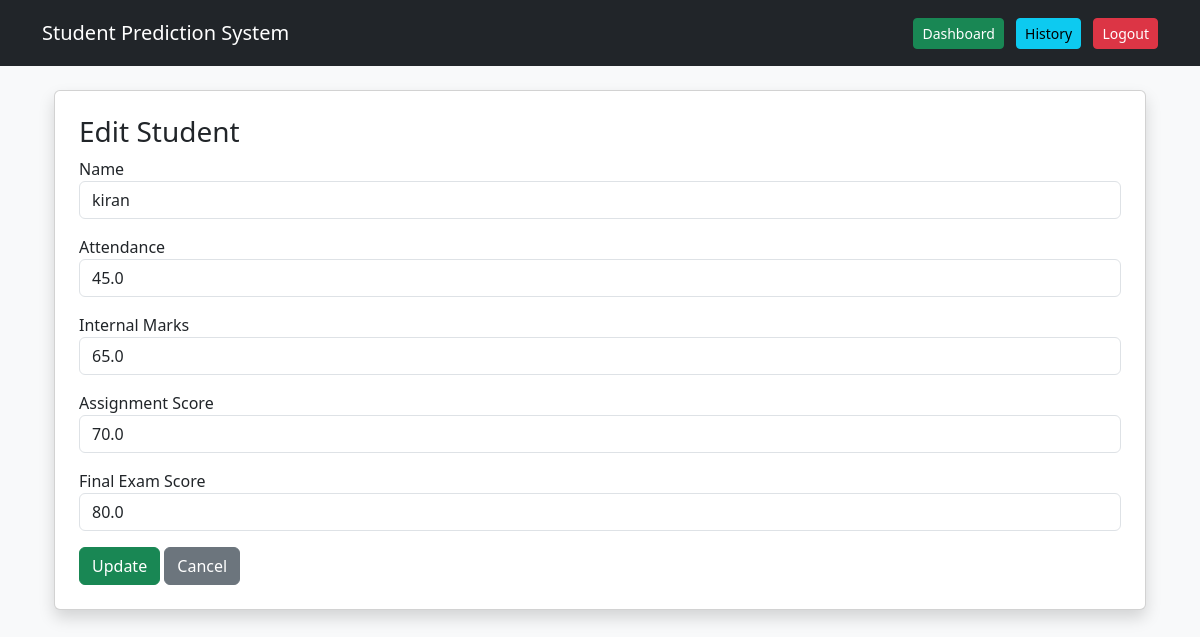
The app's page /edit/3/ (signed in), older data.
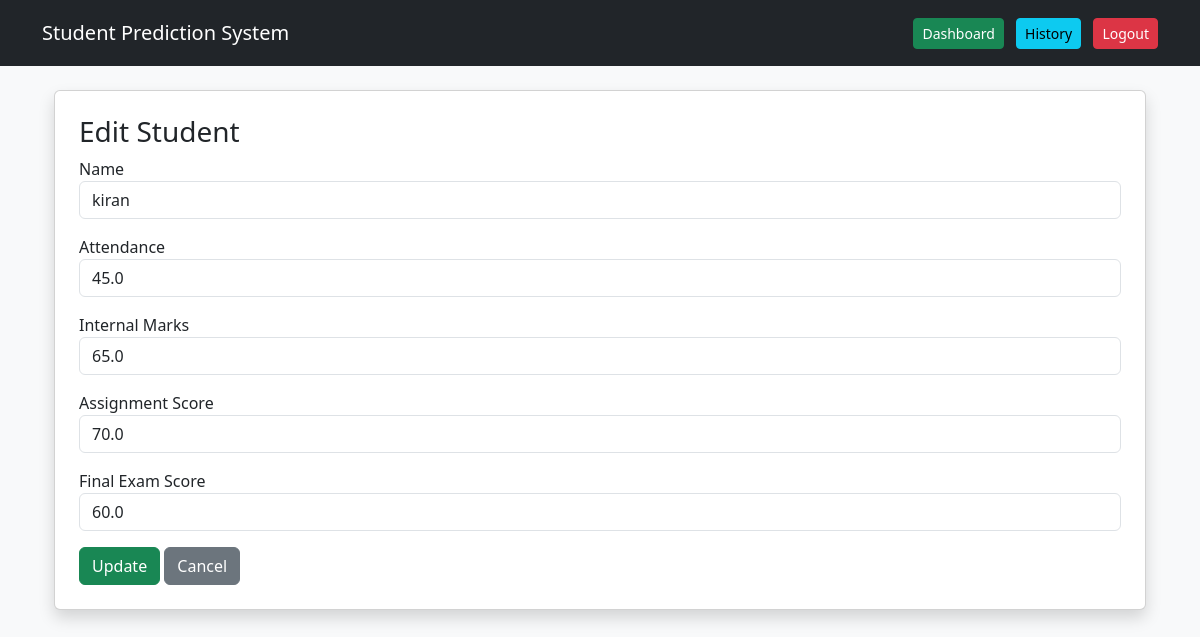
The same page, newer data.
### students/models.py (models this page shows, shortened)
class Student(models.Model):
    name = models.CharField(max_length=100)
    attendance = models.FloatField()
    internal_marks = models.FloatField()
    assignment_score = models.FloatField()
    final_exam_score = models.FloatField()
    prediction_result = models.CharField(max_length=100)   # NEW FIELD

### students/views.py (the view, shortened to what this page needs)
# urls.py: path('edit/<int:student_id>/', views.edit_student, name='edit_student'),
@login_required
def edit_student(request, student_id):
    student = Student.objects.get(id=student_id)
    return render(request, "edit_student.html", {
        "student": student
    })

### students/templates/edit_student.html (shortened to what this page needs)
{% extends "base.html" %}
{% block content %}
<div class="container">
    <div class="card shadow p-4">
        <h3>Edit Student</h3>
        <form method="POST">
            <div class="mb-3">
                <label>Name</label>
                <input type="text" name="name" value="{{ student.name }}" class="form-control">
            </div>
            <div class="mb-3">
                <label>Attendance</label>
                <input type="number" name="attendance" value="{{ student.attendance }}" class="form-control">
            </div>
            <div class="mb-3">
                <label>Internal Marks</label>
                <input type="number" name="internal" value="{{ student.internal_marks }}" class="form-control">
            </div>
            <div class="mb-3">
                <label>Assignment Score</label>
                <input type="number" name="assignment" value="{{ student.assignment_score }}" class="form-control">
            </div>
            <div class="mb-3">
                <label>Final Exam Score</label>
                <input type="number" name="final" value="{{ student.final_exam_score }}" class="form-control">
            </div>
            <button type="submit" class="btn btn-success">Update</button>
            <a href="{% url 'history' %}" class="btn btn-secondary">Cancel</a>
        </form>
    </div>
</div>
{% endblock %}

Row changes from the older to the newer data that the page shows:
changed Student "kiran": final "80.0" → "60.0"
